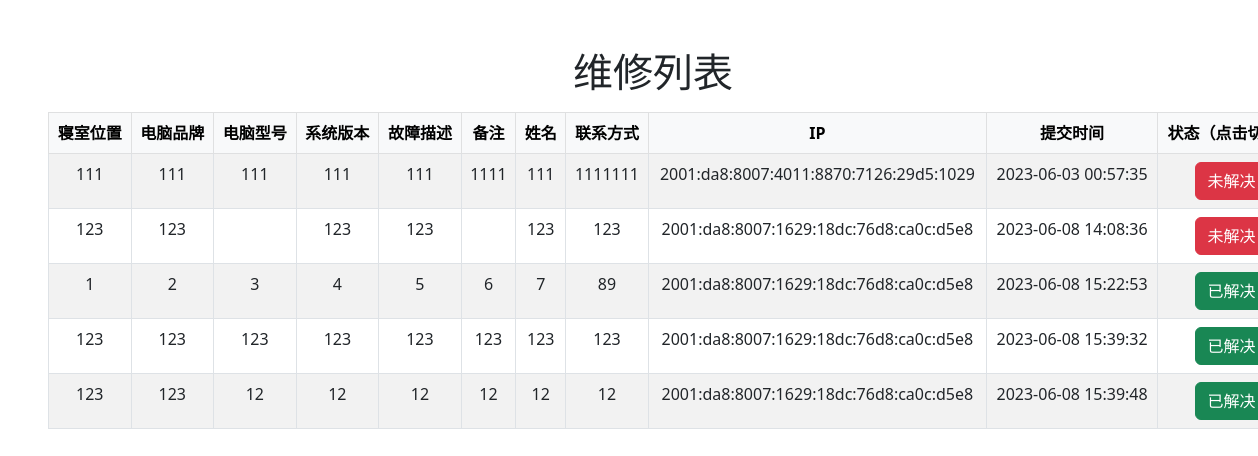
Page /list.php on the committed database.
### tables this page shows
CREATE TABLE `fix` (
  `id` int(11) NOT NULL AUTO_INCREMENT,
  `building` varchar(255) NOT NULL,
  `brand` varchar(255) NOT NULL,
  `brandtype` varchar(255) NOT NULL,
  `system` varchar(255) NOT NULL,
  `description` text NOT NULL,
  `note` text,
  `name` varchar(255) NOT NULL,
  `contact` varchar(255) NOT NULL,
  `ip` varchar(255) NOT NULL,
  `addtime` int(11) NOT NULL,
  `check` varchar(10) DEFAULT 'no',
  PRIMARY KEY (`id`)
);

### list.php (the view, shortened to what this page needs)
<?php
function getFixList()
{
    $conn = new mysqli(db_host, db_user, db_pw, db_name);
    $conn->query('set names utf8');
    $oneMonthAgo = strtotime('-1 month');
    $stmt = $conn->prepare('SELECT * FROM fix WHERE addtime >= ? ORDER BY `check` ASC');
    $stmt->bind_param('i', $oneMonthAgo);
    $stmt->execute();
    $result = $stmt->get_result();
    $fixList = $result->fetch_all(MYSQLI_ASSOC);
    return $fixList;
}
$fixList = getFixList();
?>
<!DOCTYPE html>
<html>
<head>
    <link rel="stylesheet" href="https://cdn.jsdelivr.net/npm/bootstrap@5.3.0/dist/css/bootstrap.min.css">
</head>
<body>
    <h1 class="mt-5 ms-5">维修列表</h1>
    <table class="table table-striped table-bordered mt-3 ms-5 me-5">
        <thead class="table-light">
            <tr>
                <th>寝室位置</th>
                <th>电脑品牌</th>
                <th>电脑型号</th>
                <th>系统版本</th>
                <th>故障描述</th>
                <th>备注</th>
                <th>姓名</th>
                <th>联系方式</th>
                <th>IP</th>
                <th>提交时间</th>
                <th>状态（点击切换）</th>
            </tr>
        </thead>
        <tbody>
            <?php foreach ($fixList as $fix): ?>
                <tr>
                    <td><?php echo $fix['building']; ?></td>
                    <td><?php echo $fix['brand']; ?></td>
                    <td><?php echo $fix['brandtype']; ?></td>
                    <td><?php echo $fix['system']; ?></td>
                    <td><?php echo $fix['description']; ?></td>
                    <td><?php echo $fix['note']; ?></td>
                    <td><?php echo $fix['name']; ?></td>
                    <td><?php echo $fix['contact']; ?></td>
                    <td><?php echo $fix['ip']; ?></td>
                    <td><?php echo date('Y-m-d H:i:s', $fix['addtime']); ?></td>
                    <td>
                        <a class="status-link btn <?php echo $fix['check'] === 'yes' ? 'btn-success' : 'btn-danger'; ?>" href="#" data-id="<?php echo $fix['id']; ?>" data-status="<?php echo $fix['check']; ?>">
                            <?php echo $fix['check'] === 'yes' ? '已解决' : '未解决'; ?>
                        </a>
                    </td>
                </tr>
            <?php endforeach; ?>
        </tbody>
    </table>
</body>
</html>

### list.php (style rules this page uses)
h1, th, td { text-align: center; }

### rows in the picture
fix: building "111", brand "111", brandtype "111", system "111", description "111", note "1111", name "111", contact "1111111", ip "2001:da8:8007:4011:8870:7126:29d5:1029", addtime "2023-06-03 00:57:35", check "未解决"
fix: building "123", brand "123", system "123", description "123", name "123", contact "123", ip "2001:da8:8007:1629:18dc:76d8:ca0c:d5e8", addtime "2023-06-08 14:08:36", check "未解决"
fix: building "1", brand "2", brandtype "3", system "4", description "5", note "6", name "7", contact "89", ip "2001:da8:8007:1629:18dc:76d8:ca0c:d5e8", addtime "2023-06-08 15:22:53", check "已解决"
fix: building "123", brand "123", brandtype "123", system "123", description "123", note "123", name "123", contact "123", ip "2001:da8:8007:1629:18dc:76d8:ca0c:d5e8", addtime "2023-06-08 15:39:32", check "已解决"
fix: building "123", brand "123", brandtype "12", system "12", description "12", note "12", name "12", contact "12", ip "2001:da8:8007:1629:18dc:76d8:ca0c:d5e8", addtime "2023-06-08 15:39:48", check "已解决"
